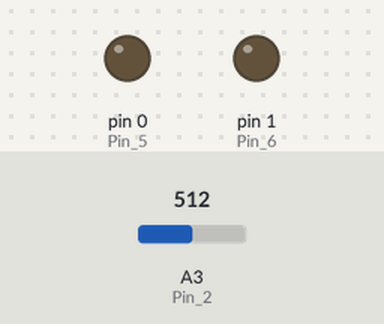
This sketch was run on a simulated Arduino Uno, built with avr-gcc and run on an emulated ATmega328P. Shown: output pins drawn as LEDs (lit = HIGH). Inputs (shaded band) come from the test bench; at power-on: A3 (Pin_2) = 512.

Above: at 1.3 s.
1.4 s: A3 (Pin_2) set to 685
2.9 s: A3 (Pin_2) set to 710
At 3.8 s:
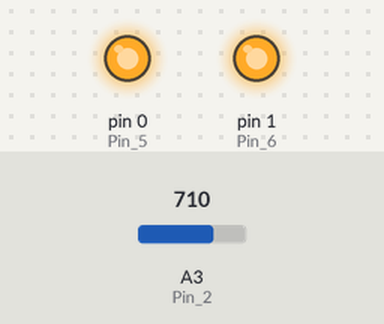
4.5 s: A3 (Pin_2) set to 690
At 5.0 s:
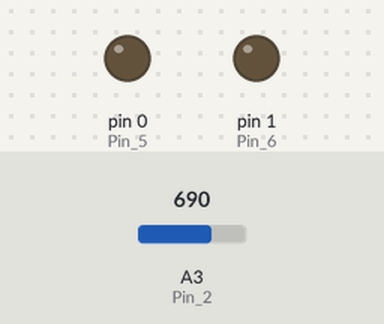
6.0 s: A3 (Pin_2) set to 716
At 7.3 s:
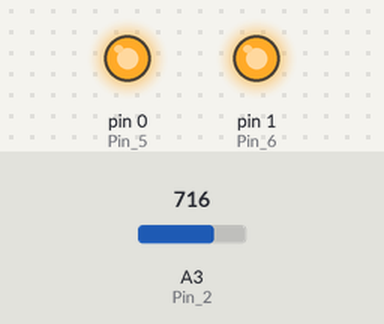
Timing chart, 0 to 8.5 s (numbered marks = the images above; inputs shaded):
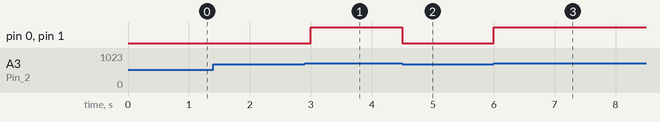

Measured:
- the behaviour switches between 700 and 701 on A3 (Pin_2) (found by bisection; images 0 and 1)
- after the input at 1.4 s, every drawn part: stays the same
- after the input at 2.9 s, pin 0 (Pin_5), pin 1 (Pin_6): LOW → HIGH after 0.10 s
- after the input at 4.5 s, pin 0 (Pin_5), pin 1 (Pin_6): HIGH → LOW at once
- after the input at 6.0 s, pin 0 (Pin_5), pin 1 (Pin_6): LOW → HIGH at once

The sketch:

night_code_1_buffer_time.ino
```cpp
// C++ code
/*
    Tested
    working with version 1 of the board when using 10k ohm resistors as current limit resistor but noticeable delay
    not working with updated version with 330 ohm resistors as current limit resistor(Issue: on and off loop in 0.5 second
    caused by the brightness of the light bulb affecting the photoresistor)
*/
//
void setup()
{
    pinMode(A3, INPUT); // Pin 2(analog pin 3) as input
    pinMode(0, OUTPUT); // Pin 5(PB1) as output
    pinMode(1, OUTPUT); // Pin 6(PB0) as output

}

void loop()
{
  int r = analogRead(A3); // analog read from analog pin 3
  if (r > 700) {
    digitalWrite(0, HIGH);
    digitalWrite(1, HIGH);
  } else{
    digitalWrite(0, LOW);
    digitalWrite(1, LOW);
  }
  delay(500);
}
```
